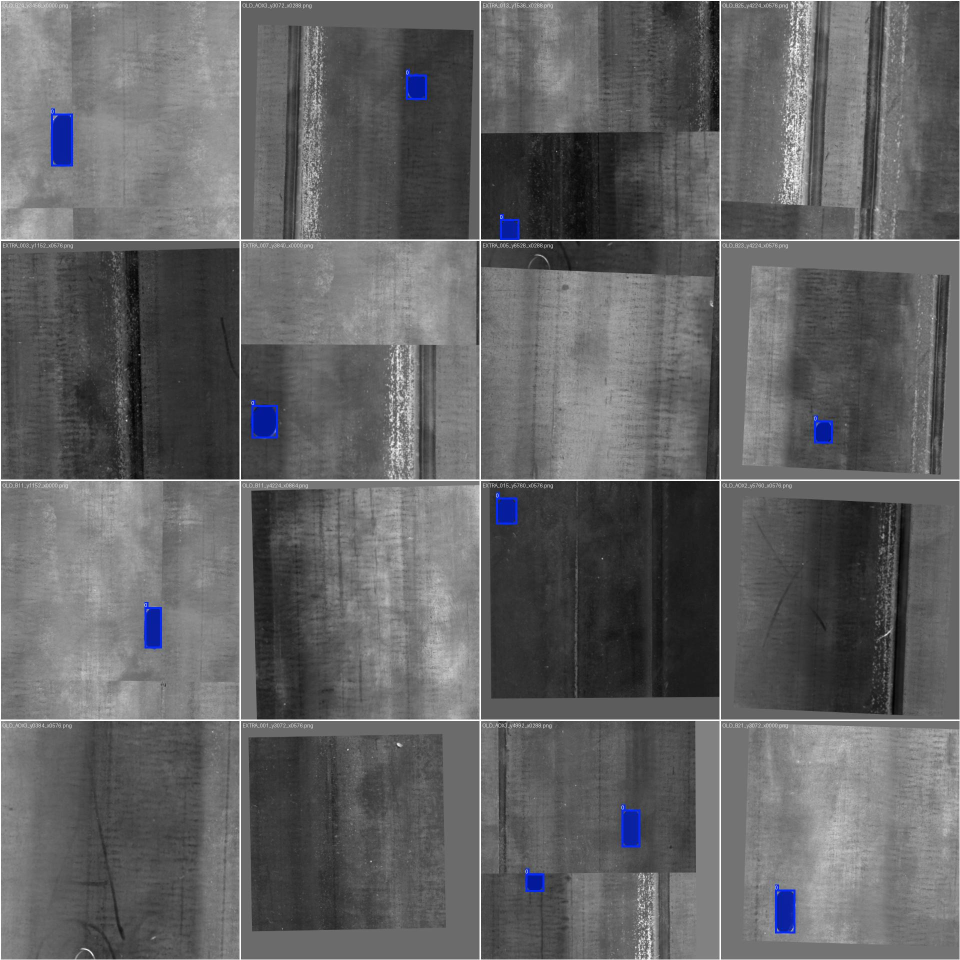
#> input picture models/pipe_hole_yolo11n_seg_v1/train_batch0.jpg, 1920 x 1920 px (shown at 1/2 size)
$ python -i pipe_surface.py   (imports and definitions only)
#> lines starting #> are read from the running program, lines starting #| are printed output that depends on the picture
#> further down, picture is the input picture: shape (1920, 1920, 3); mean B, G, R 100.5, 99.4, 99.2
"""Register the pipe wall independently of the openings being inspected."""

from dataclasses import dataclass
from functools import lru_cache
from itertools import product

import cv2
import numpy as np


_GRID = np.array([1152, 7500])
_WIDTH, _HEIGHT = _GRID
_HALF_WIDTH, _HALF_HEIGHT = _GRID // 2
_PATCH_HALF_WIDTH, _PATCH_HALF_HEIGHT = 18, 27
_SEARCH_X, _SEARCH_Y = 10, 54
_TEXTURE_PAD = _PATCH_HALF_WIDTH + _SEARCH_X + 16


def _wrap(x, width):
    return (x + width / 2) % width - width / 2


# [10 lines left out: function _canonical, not called in this run]


def _texture(image):
    small = cv2.resize(image, (_HALF_WIDTH, _HALF_HEIGHT), interpolation=cv2.INTER_AREA)
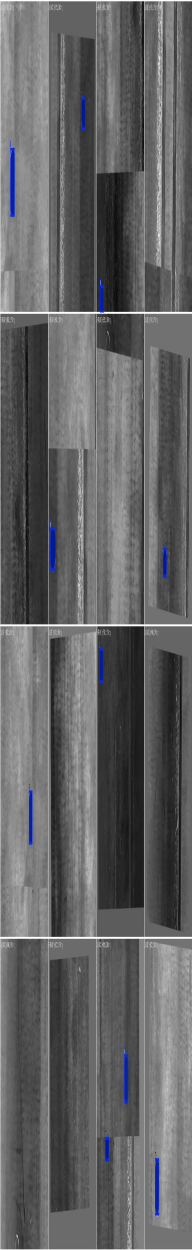
#> small: shape (3750, 576, 3) (shown at 1/3 size); mean B, G, R 100.5, 99.4, 99.2
    small = cv2.copyMakeBorder(small, 0, 0, _TEXTURE_PAD, _TEXTURE_PAD, cv2.BORDER_WRAP).astype(np.float32)
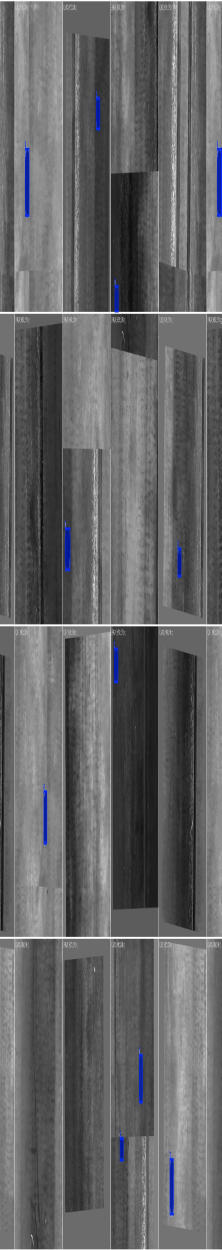
#> small: shape (3750, 664, 3) float32 (shown at 1/3 size); mean B, G, R 102.1, 101, 100.8
    band = cv2.GaussianBlur(small, (0, 0), 1.1) - cv2.GaussianBlur(small, (0, 0), 4, 9)
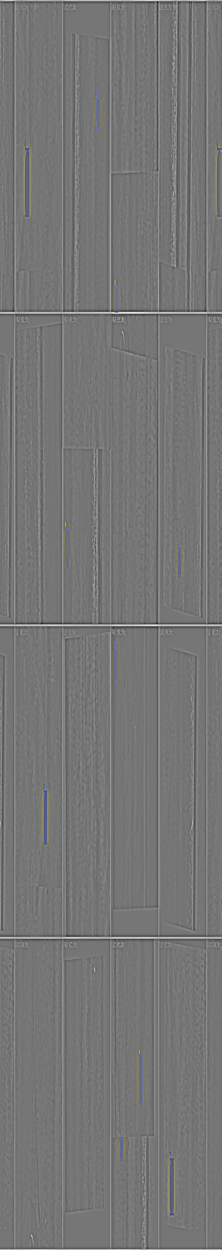
#> band: shape (3750, 664, 3) float32 (shown at 1/3 size); mean B, G, R 0, 0, 0; drawn with min black and max white
    return np.clip(band / np.sqrt(cv2.blur(band * band, (25, 37)) + 1.4), -3, 3)
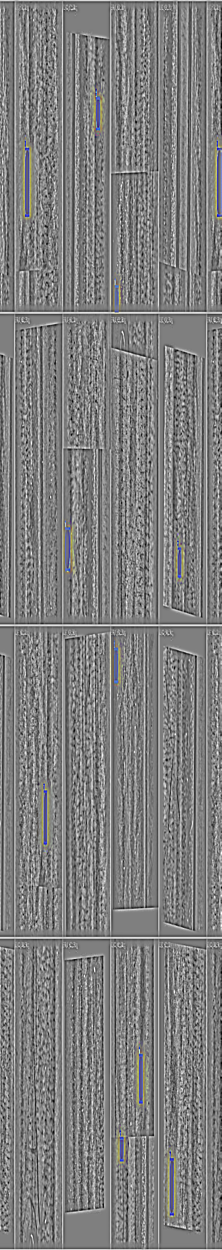
#> returned value: shape (3750, 664, 3) float32 (shown at 1/3 size); mean of channels 0, 1, 2 -0.0096, -0.00776, -0.00751; drawn with min black and max white


# [44 lines left out: functions _reference_surface, _wall_matches, not called in this run]


@dataclass(frozen=True)
class SurfaceRegistration:
    reference: np.ndarray
    sample: np.ndarray
    shift: np.ndarray
    matches: np.ndarray

    # [84 lines left out: functions translation, displacement, has_same_end_pattern, register_surface, not called in this run]

>>> import cv2
>>> picture = cv2.imread('models/pipe_hole_yolo11n_seg_v1/train_batch0.jpg')
>>> result = _texture(picture)

$ run again, on models/pipe_hole_yolo11n_seg_v1/train_batch1.jpg
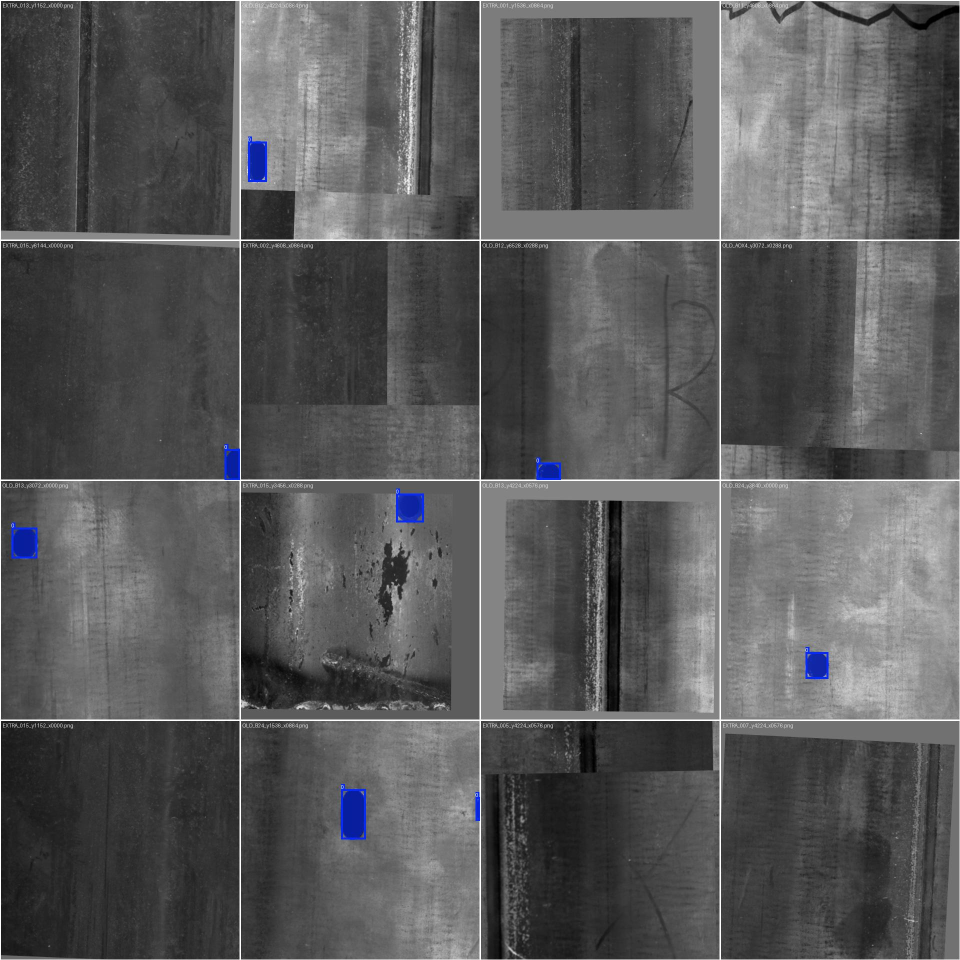
#> input picture models/pipe_hole_yolo11n_seg_v1/train_batch1.jpg, 1920 x 1920 px (shown at 1/2 size)
#> picture is the input picture: shape (1920, 1920, 3); mean B, G, R 89.4, 88.5, 88.4
#> in _texture, `band = cv2.GaussianBlur(small, (0, 0), 1.1) - cv2.GaussianBlur(small, ..`:
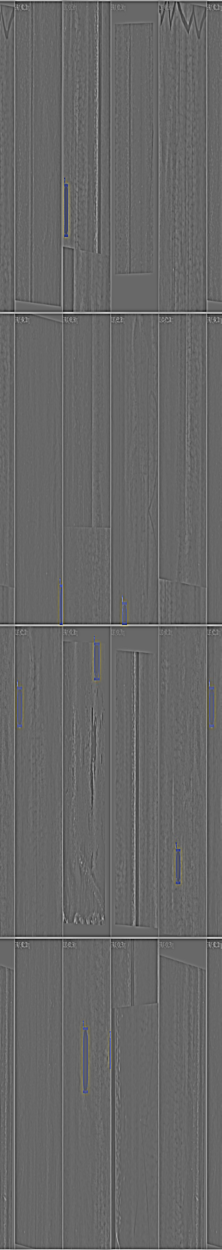
#> band: shape (3750, 664, 3) float32 (shown at 1/3 size); mean B, G, R 0, 0, 0; drawn with min black and max white
#> in _texture, `return np.clip(band / np.sqrt(cv2.blur(band * band, (25, 37)) + 1.4), ..`:
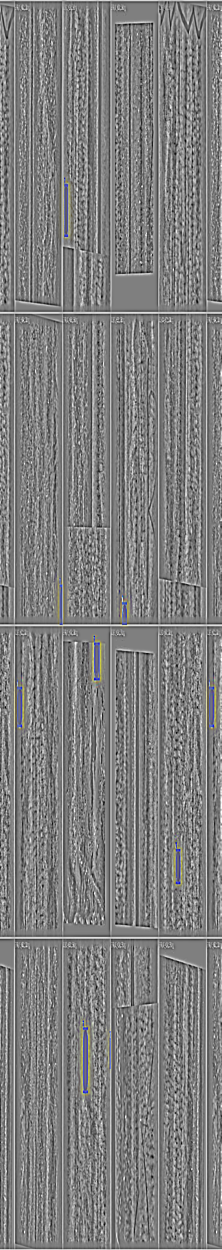
#> returned value: shape (3750, 664, 3) float32 (shown at 1/3 size); mean of channels 0, 1, 2 -0.00845, -0.00717, -0.00695; drawn with min black and max white

$ run again, on models/pipe_hole_yolo11n_seg_v1/train_batch2.jpg
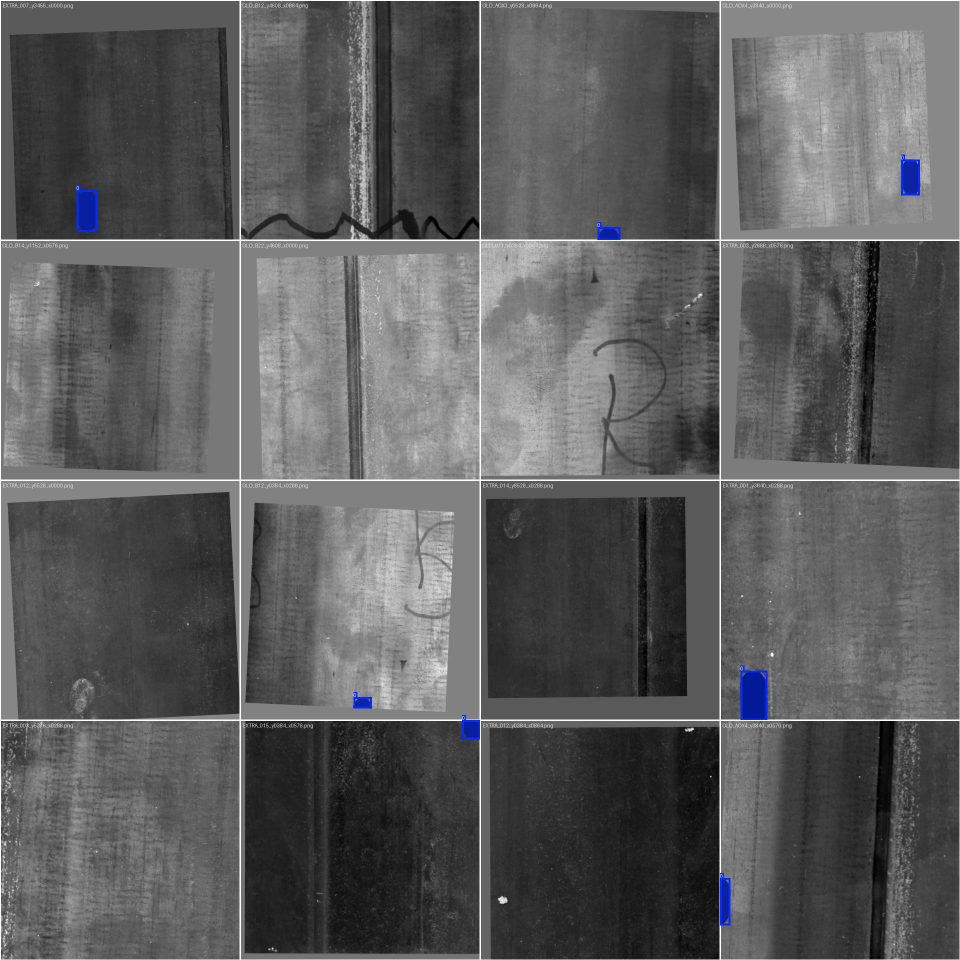
#> input picture models/pipe_hole_yolo11n_seg_v1/train_batch2.jpg, 1920 x 1920 px (shown at 1/2 size)
#> picture is the input picture: shape (1920, 1920, 3); mean B, G, R 92.9, 92.2, 92.1
#> in _texture, `band = cv2.GaussianBlur(small, (0, 0), 1.1) - cv2.GaussianBlur(small, ..`:
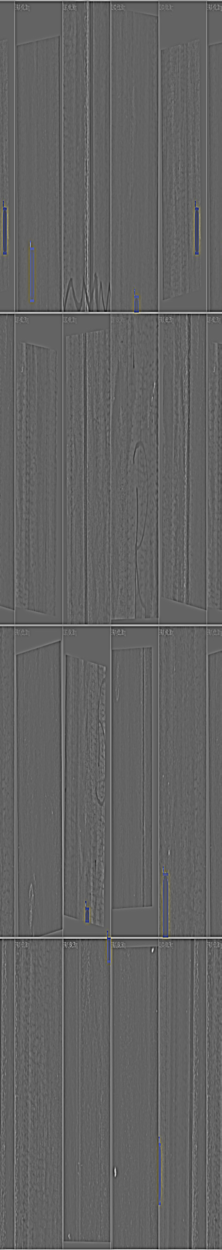
#> band: shape (3750, 664, 3) float32 (shown at 1/3 size); mean B, G, R 0, 0, 0; drawn with min black and max white
#> in _texture, `return np.clip(band / np.sqrt(cv2.blur(band * band, (25, 37)) + 1.4), ..`:
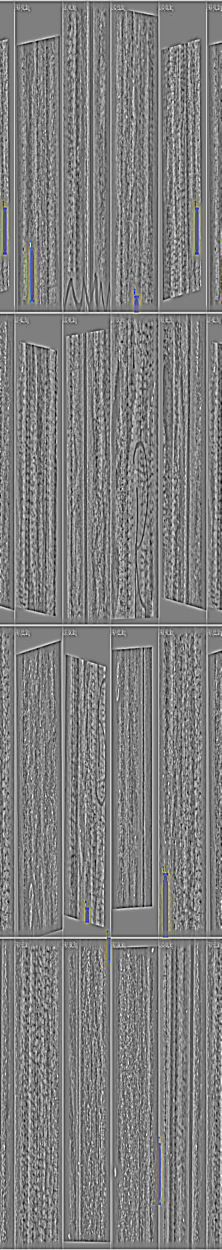
#> returned value: shape (3750, 664, 3) float32 (shown at 1/3 size); mean of channels 0, 1, 2 -0.00674, -0.00583, -0.0056; drawn with min black and max white

$ run again, on models/pipe_hole_yolo11n_seg_v1/val_batch0_pred.jpg
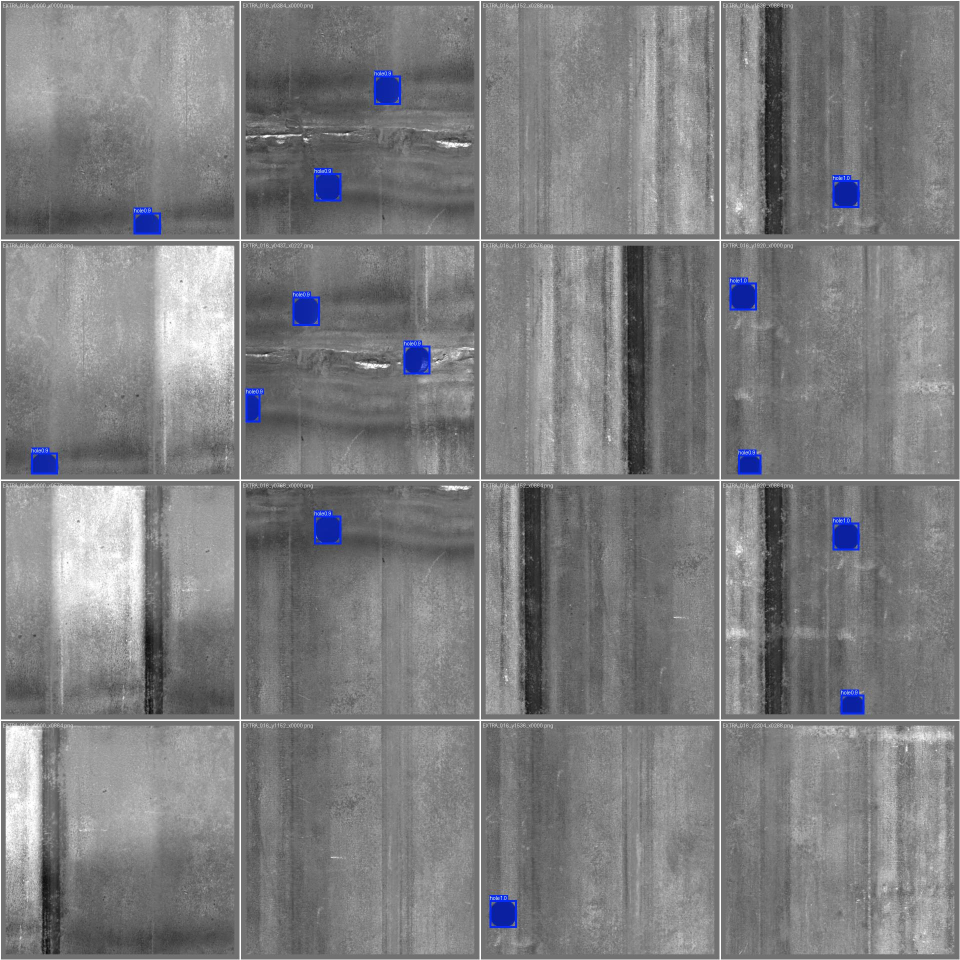
#> input picture models/pipe_hole_yolo11n_seg_v1/val_batch0_pred.jpg, 1920 x 1920 px (shown at 1/2 size)
#> picture is the input picture: shape (1920, 1920, 3); mean B, G, R 128.3, 126.5, 126.2
#> in _texture, `band = cv2.GaussianBlur(small, (0, 0), 1.1) - cv2.GaussianBlur(small, ..`:
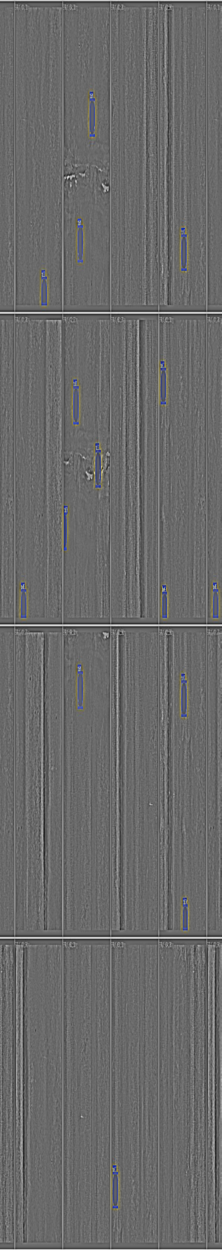
#> band: shape (3750, 664, 3) float32 (shown at 1/3 size); mean B, G, R 0, 0, 0; drawn with min black and max white
#> in _texture, `return np.clip(band / np.sqrt(cv2.blur(band * band, (25, 37)) + 1.4), ..`:
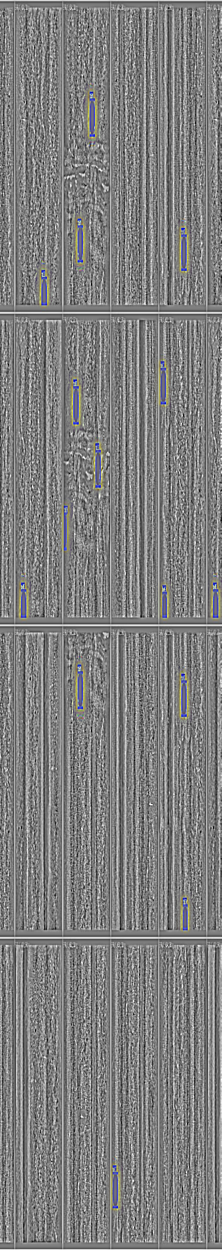
#> returned value: shape (3750, 664, 3) float32 (shown at 1/3 size); mean of channels 0, 1, 2 0.00288, 0.00469, 0.00516; drawn with min black and max white
